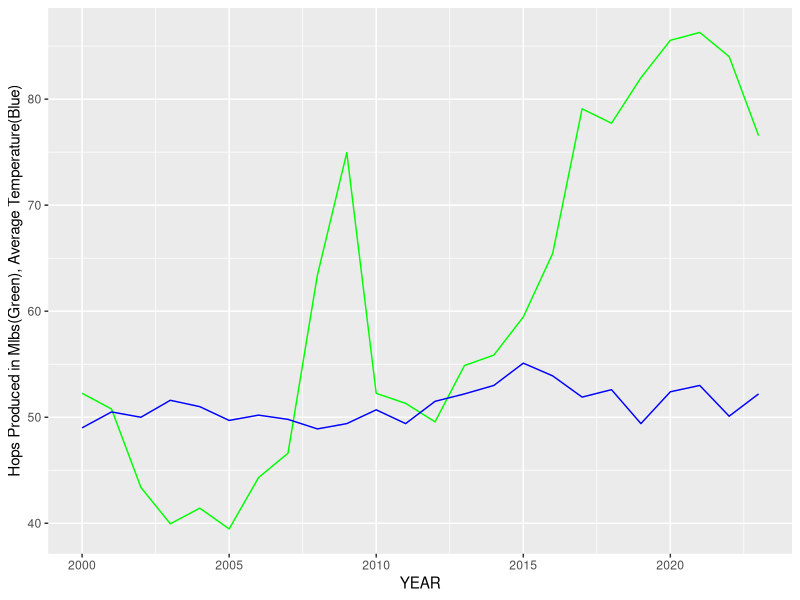
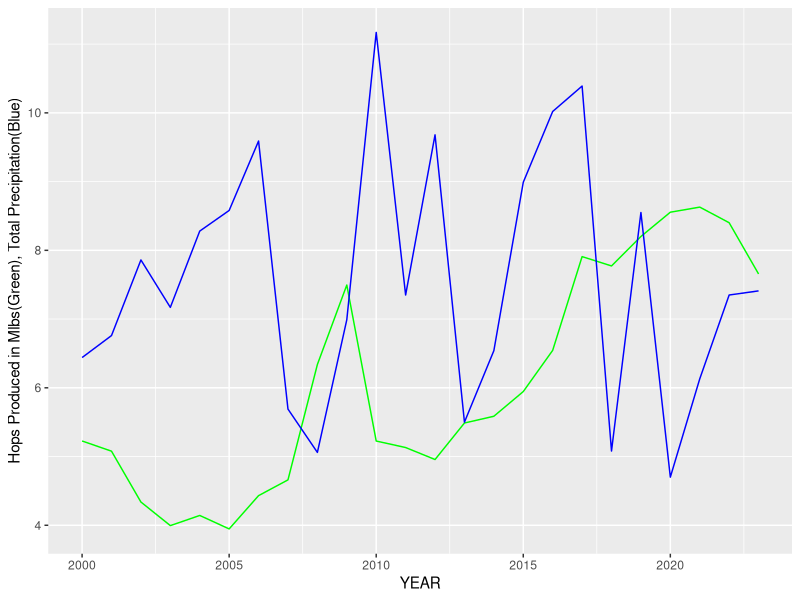
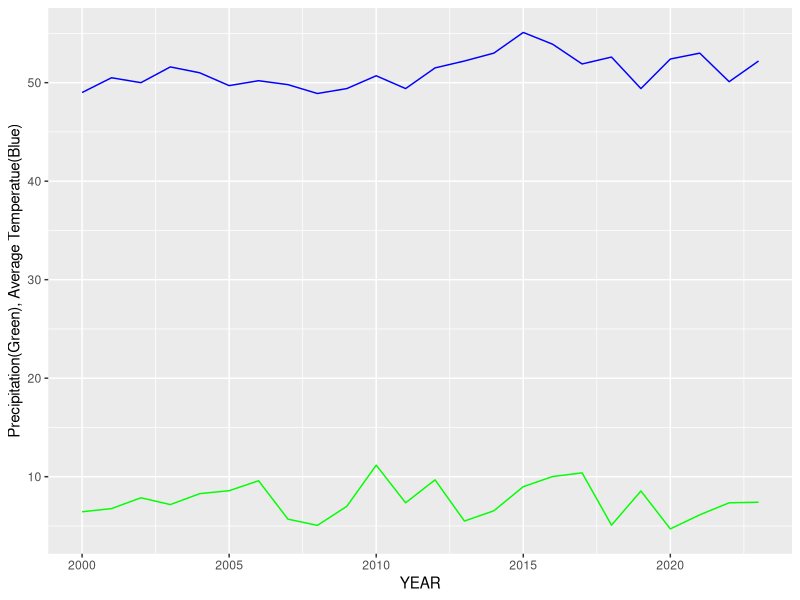

Write R code to recreate these figures, in order.
## ---- chunk 1
library(tidyverse)
## ---- chunk 2
hops<- read.csv('HopsData.csv')
weather <- read.csv('WeatherData.csv')
hops 

## ---- chunk 3

data <- data.frame(
    YEAR =weather$DATE,
    AVG_TEMP = weather$TAVG,
    MIN_TEMP = weather$TMIN,
    MAX_TEMP = weather$TMAX, 
    PRECIP = weather$PRCP,
    LBS_HOPS = hops$Value)
 
data

## ---- chunk 4
temp_weight_plot <- ggplot() +
  
  geom_line(data= data, mapping= aes(YEAR, LBS_HOPS/1000000), color= 'green') +
  geom_line(data= data, mapping= aes(YEAR, AVG_TEMP), color= "blue") +
  xlab("YEAR")+ ylab("Hops Produced in Mlbs(Green), Average Temperature(Blue)")

temp_weight_plot
## ---- chunk 5
precip_weight_plot <- ggplot() +
  
  geom_line(data= data, mapping= aes(YEAR, LBS_HOPS/10000000), color= 'green') +
  geom_line(data= data, mapping= aes(YEAR, PRECIP), color= "blue") +
  xlab("YEAR")+ 
  ylab("Hops Produced in Mlbs(Green), Total Precipitation(Blue)") 
  

precip_weight_plot
## ---- chunk 6
temp_precip_plot <- ggplot() +
  
  geom_line(data= data, mapping= aes(YEAR, AVG_TEMP), color= 'blue') +
  geom_line(data= data, mapping= aes(YEAR, PRECIP), color= "green") +
  xlab("YEAR")+ 
  ylab("Precipitation(Green), Average Temperatue(Blue)") 
  

temp_precip_plot
